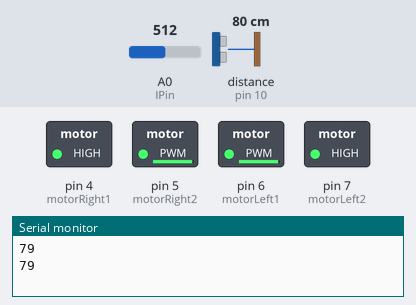
Bench run of a sketch on a simulated Arduino Uno, built with avr-gcc and run on an emulated ATmega328P. Shown: switched loads named in the sketch (green lamp = pin HIGH), the last lines printed to the serial monitor. Wiring (inferred from the names in the program): ultrasonic range finder: trigger pin 9; echo pin 10. The test bench sets the inputs (shaded band); at power-on: distance to the obstacle (sensor on pin 10) 80 cm, A0 (IPin) = 512. The echo pulse lasts 58.3 µs per cm; pins used as bus, display or sensor lines are not drawn.

Above: at 1.5 s.
1.6 s: distance to the obstacle (sensor on pin 10) set to 34 cm
4.4 s: distance to the obstacle (sensor on pin 10) set to 27 cm
At 5.8 s:
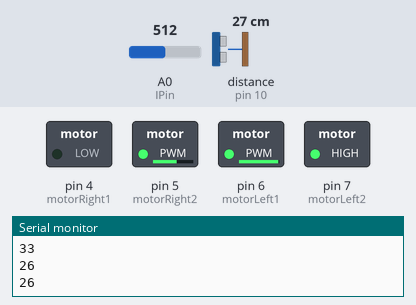
7.0 s: distance to the obstacle (sensor on pin 10) set to 35 cm
At 9.7 s:
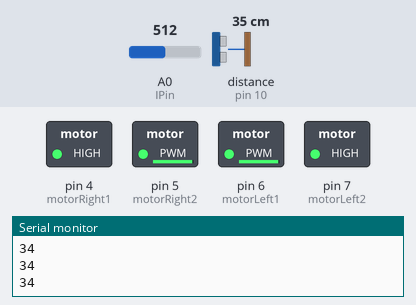
10.0 s: A0 (IPin) set to 233
12.7 s: A0 (IPin) set to 199
At 15.0 s:
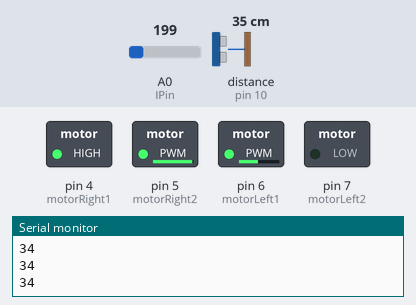
15.3 s: A0 (IPin) set to 306
At 17.9 s:
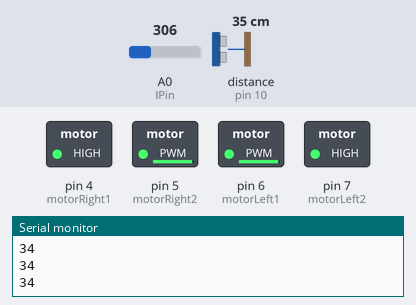
Timing chart, 0 to 19.3 s (numbered marks = the images above; inputs shaded):
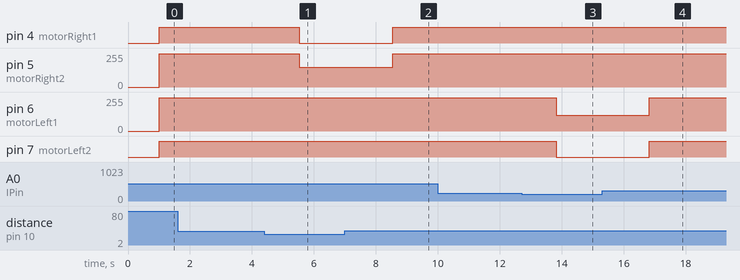

Measured:
- the behaviour switches between 31 and 30 cm on distance to the obstacle (sensor on pin 10) (found by bisection; images 0 and 1)
- the behaviour switches between 218 and 217 on A0 (IPin) (found by bisection; images 2 and 3)
- after the input at 4.4 s, pin 4 (motorRight1): HIGH → LOW after 1.1 s; pin 5 (motorRight2): 250/255 → 150/255 after 1.1 s
- after the input at 7.0 s, pin 4 (motorRight1): LOW → HIGH after 1.5 s; pin 5 (motorRight2): 150/255 → 250/255 after 1.5 s
- after the input at 12.7 s, pin 6 (motorLeft1): 250/255 → 120/255 after 1.1 s; pin 7 (motorLeft2): HIGH → LOW after 1.1 s
- after the input at 15.3 s, pin 6 (motorLeft1): 120/255 → 250/255 after 1.5 s; pin 7 (motorLeft2): LOW → HIGH after 1.5 s

The sketch:

car.ino
```cpp
int motorRight1 = 4;       // Правый мотор.
int motorRight2 = 5;
//56 СКОРОСТЬ
//47 НАПРАВЛЕНИЕ
int motorLeft1 = 6;        // Левый мотор.
int motorLeft2 = 7;

int pin_trig = 9;
int pin_echo = 10;

long duration = 0;
long duration_pre = 0;
long cm = 0;

int IPin = A0;

int control;               // Управление двигателями.
int motorSpeed;            // Управление скоростью.

bool status_stop = false;
bool status_forward = false;
bool status_left = false;
bool status_right = false;

void setup() {
  pinMode (motorRight1, OUTPUT);
  pinMode (motorRight2, OUTPUT);

  pinMode (motorLeft1, OUTPUT);
  pinMode (motorLeft2, OUTPUT);

  pinMode(pin_trig, OUTPUT);
  pinMode(pin_echo, INPUT);

  // digitalWrite(pin_trig, LOW);
  // delayMicroseconds(5);
  // digitalWrite(pin_trig, HIGH);
  // delayMicroseconds(10);
  // digitalWrite(pin_trig, LOW);
  // duration = pulseIn(pin_echo, HIGH);

  Serial.begin (9600);
}

void loop()
{
  float volts = analogRead(IPin)*0.0048828125;
  float distance = 32*pow(volts,-1.10);
  // Serial.println(distance);

  duration_pre = duration;

  digitalWrite(pin_trig, LOW);
  delayMicroseconds(5);
  digitalWrite(pin_trig, HIGH);
  delayMicroseconds(10);
  digitalWrite(pin_trig, LOW);
  duration = pulseIn(pin_echo, HIGH);
  cm = (duration / 2) / 29.1;
  Serial.println(cm);
  delay(250);

  if (status_forward)
  {
    digitalWrite (motorLeft2, HIGH);
    analogWrite (motorLeft1, 250);
    digitalWrite (motorRight1, HIGH);
    analogWrite (motorRight2, 250);
  }

  if (status_right)
  {
    digitalWrite (motorLeft2, HIGH);
    analogWrite (motorLeft1, 250);
    digitalWrite (motorRight1, LOW);
    analogWrite (motorRight2, 150);
  }

  if (status_left)
  {
    digitalWrite (motorLeft2, LOW);
    analogWrite (motorLeft1, 120);
    digitalWrite (motorRight1, HIGH);
    analogWrite (motorRight2, 250);
  }

  if (cm < 30)
  {
    status_stop = true;
    status_forward = false;
    status_right = false;
    status_left = false;

    if (distance < 30)
    {
      status_stop = false;
      status_forward = false;
      status_right = true;
      status_left = false;
    }
  }

  else if (distance > 30)
  {
    status_stop = false;
    status_forward = false;
    status_right = false;
    status_left = true;
  }

  else if (distance < 30 && cm > 30)
  {
    status_stop = false;
    status_forward = true;
    status_right = false;
    status_left = false;
  }

  delay(500);
}
```
